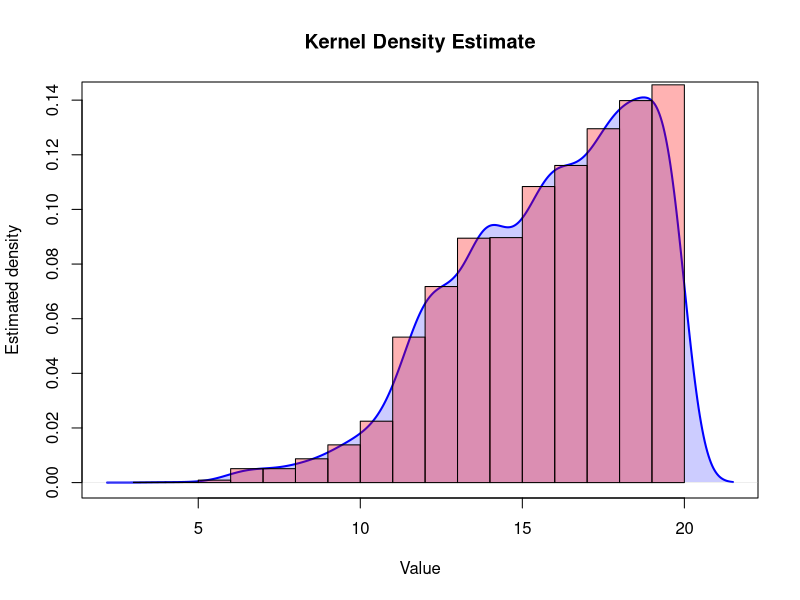

This figure's R source:
# install.packages('IRkernel')
# IRkernel::installspec(user = FALSE)

# install.packages("languageserver")

# R Script: Compute and Plot Kernel Density Estimate (KDE)

set.seed(123)
# Example data: 1000 random points from normal distribution
data.df <- read.table(file = "./distances.csv", header = T)
data <- data.df$distance
# data <- rnorm(1000, mean = 0, sd = 1)

# Compute KDE
kde <- density(data)                            # density() computes kernel density estimate
kde <- density(data, kernel = "epanechnikov")   # alternative kernel : Guassian Kernel by default
kde <- density(data, bw = 0.5)                  # smaller bw = more sensitive, larger = smoother | Control bandwith smoothing

# Print KDE values (optional)
head(kde)

# Plot KDE
plot(kde,
     main = "Kernel Density Estimate",
     xlab = "Value",
     ylab = "Estimated density",
     col = "blue",
     lwd = 2)

# Fill under the curve
polygon(kde, col = rgb(0,0,1,0.2), border = NA)

# 5Overlay histogram
hist(data, probability = TRUE, col = rgb(1,0,0,0.3), add = TRUE)
